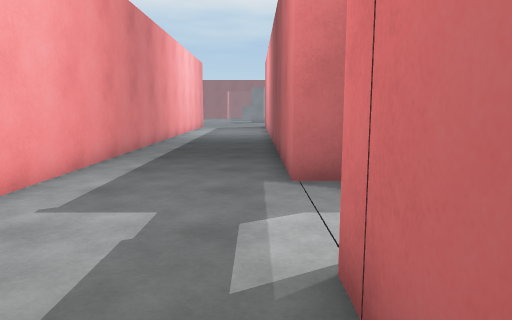
View 1 (above)

20 first-person views from a walk through a scene from a Unity 3-D project. The camera is 1.3 m above the floor, tilts 8° down and sees 70° across. The floor is counted in squares, 1 m on a side. Each view is taken from the middle of a square. On the plan, view 1 faces up. The plan holds only what a view shows up to about 15 squares ahead; the rest is blank. The place goes on beyond the plan. The player is left out.

View 2
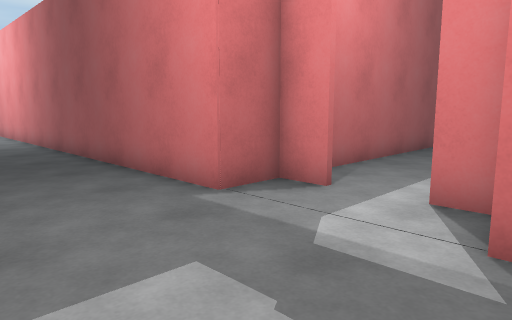

View 3
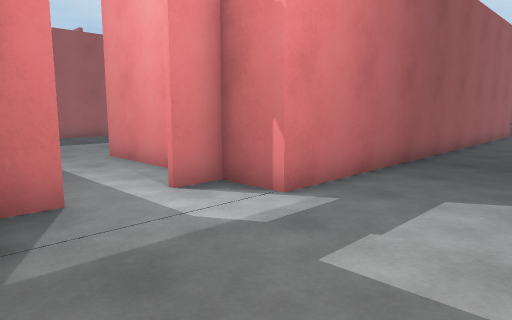

View 4
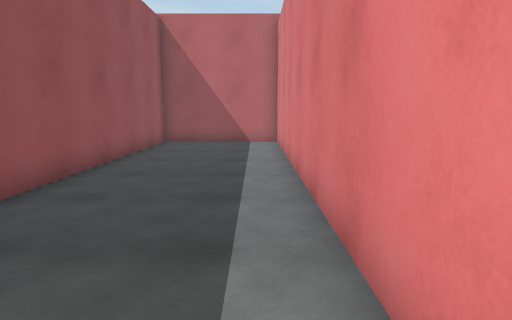

View 5
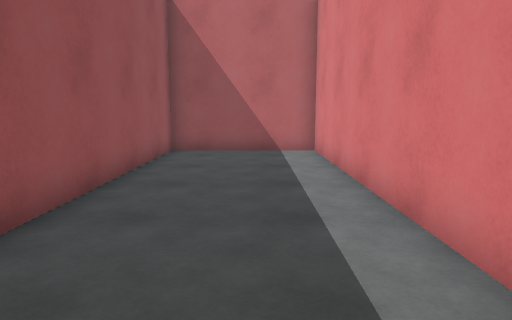

View 6
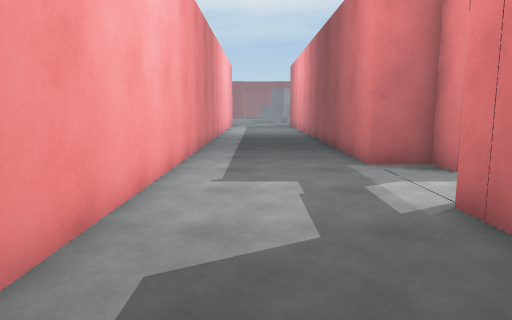

View 7
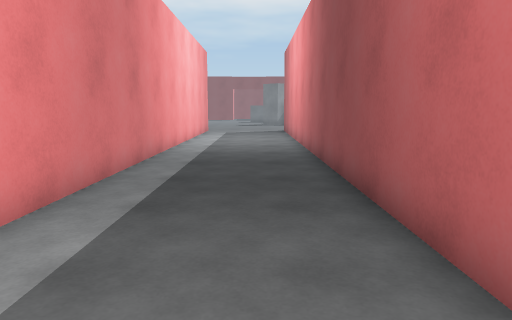

View 8
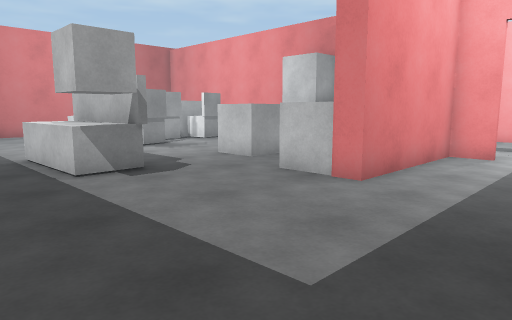

View 9
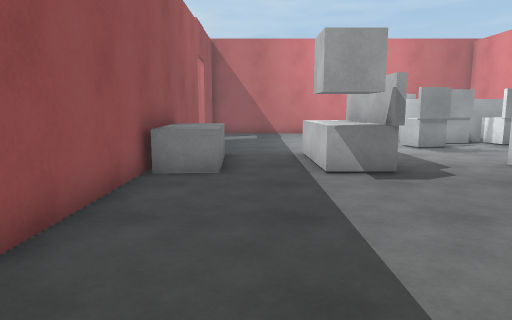

View 10
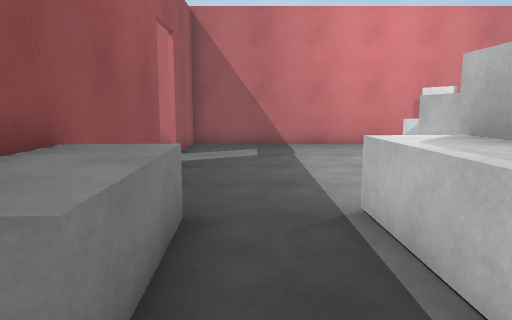

View 11
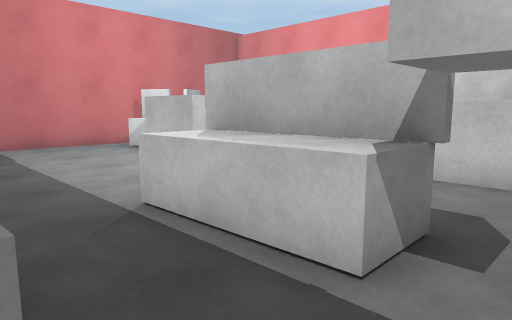

View 12
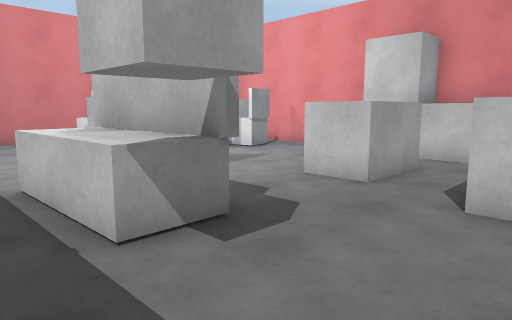

View 13
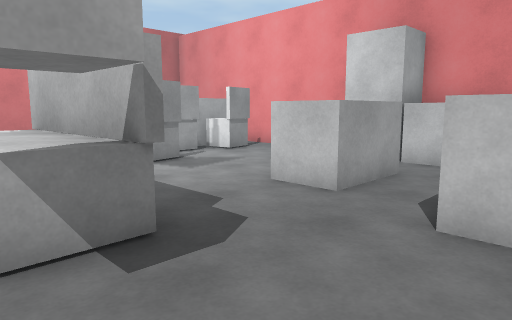

View 14
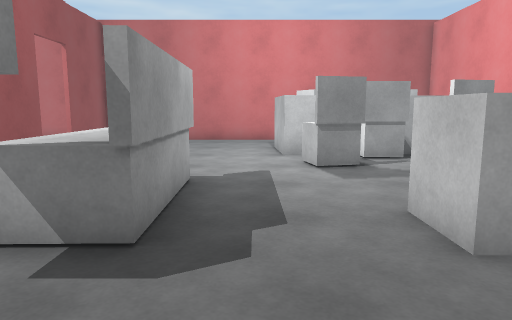

View 15
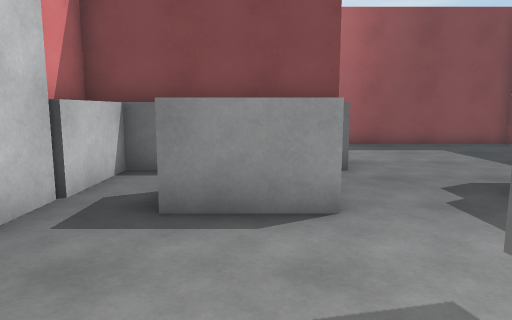

View 16
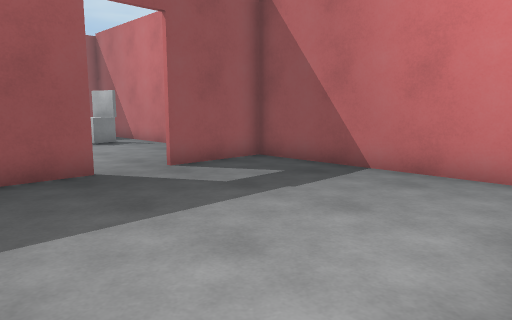

View 17
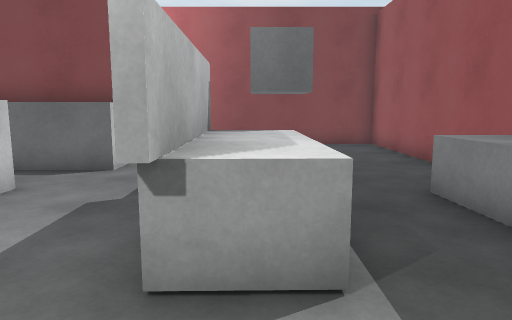

View 18
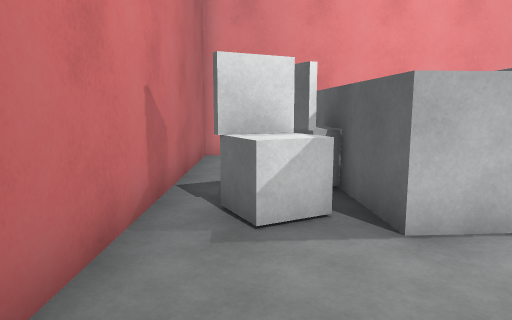

View 19
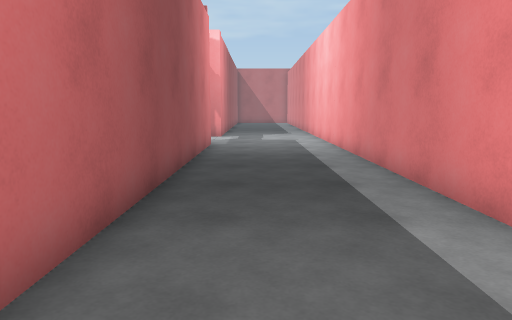

View 20
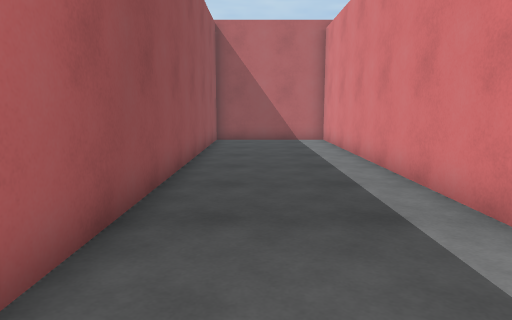

### Floor plan
Points are (right, up) in squares from view 1. A wall is a line through its corners. A room is listed if a view was taken in it or the views show most of it. See-through windows are left out.
Room 1 (views 1, 2, 3, 4, 5, 6, 7, 19, 20)
walls: (2.1, 2.6) (2.1, 3.9); (2.1, 5.4) (2.1, 6.5) (0.7, 6.5) (0.7, 20); (0.7, -13.5) (0.7, 2.7) (2.4, 2.7); (-3.8, 20.1) (-3.8, -13.4) (0.9, -13.4)
ways out: opening at (2, 4.5) to room 2
Room 2 (views 8, 9, 10, 11, 12, 13, 14, 15, 16, 17, 18)
walls: (7.1, 2.1) (0.8, 2.1) (0.8, -2); (5.6, -8.3) (7.2, -8.2) (7.4, -10.5) (6.1, -10.5); (3, 0.7) (2.2, 0.7) (2.2, -1.6); (0.8, -4.1) (0.8, -8.8); (2.4, 2.7) (7, 2.7) (7, 0.7) (4.8, 0.7); (1.9, -8.5) (3.9, -8.4); (14.3, -8.9) (14.3, 6.5) (3.9, 6.5); (2.2, 3.9) (2.2, 2.6); (0.8, -13) (0.8, -13.5); (0.9, -13.4) (14.3, -13.4) (14.3, -10.5)
low walls: (12.9, -4.3) (12.7, -1.4) (14.2, -1.3)
ways out: opening at (2, 4.5) to room 1; opening at (14, -9.5)
objects: block (1, -3) to (2, -2); other object (2, -11) to (3, -11); other object (2, -8) to (3, -7); other object (4, -12) to (5, -11); other object (4, -8) to (5, -8); block (4, -2) to (6, -1); other object (6, -12) to (7, -11); other object (6, -7) to (7, -6); other object (9, -5) to (10, -1)

Positions as (right, up) in squares from view 1, and headings:
1: (0, 0), facing up
2: (-3, 2), facing up-right
3: (-3, 7), facing down-right
4: (-3, 1), facing down
5: (-2, -2), facing down
6: (-2, -2), facing up
7: (-1, 5), facing up
8: (13, 6), facing down-left
9: (12, 6), facing down
10: (12, 0), facing down
11: (13, 0), facing down-left
12: (12, 2), facing down-left
13: (11, 2), facing down-left
14: (8, 2), facing down
15: (5, -7), facing up
16: (7, -6), facing down-right
17: (10, -7), facing up
18: (11, -12), facing left
19: (-1, 20), facing down
20: (-1, 2), facing down
